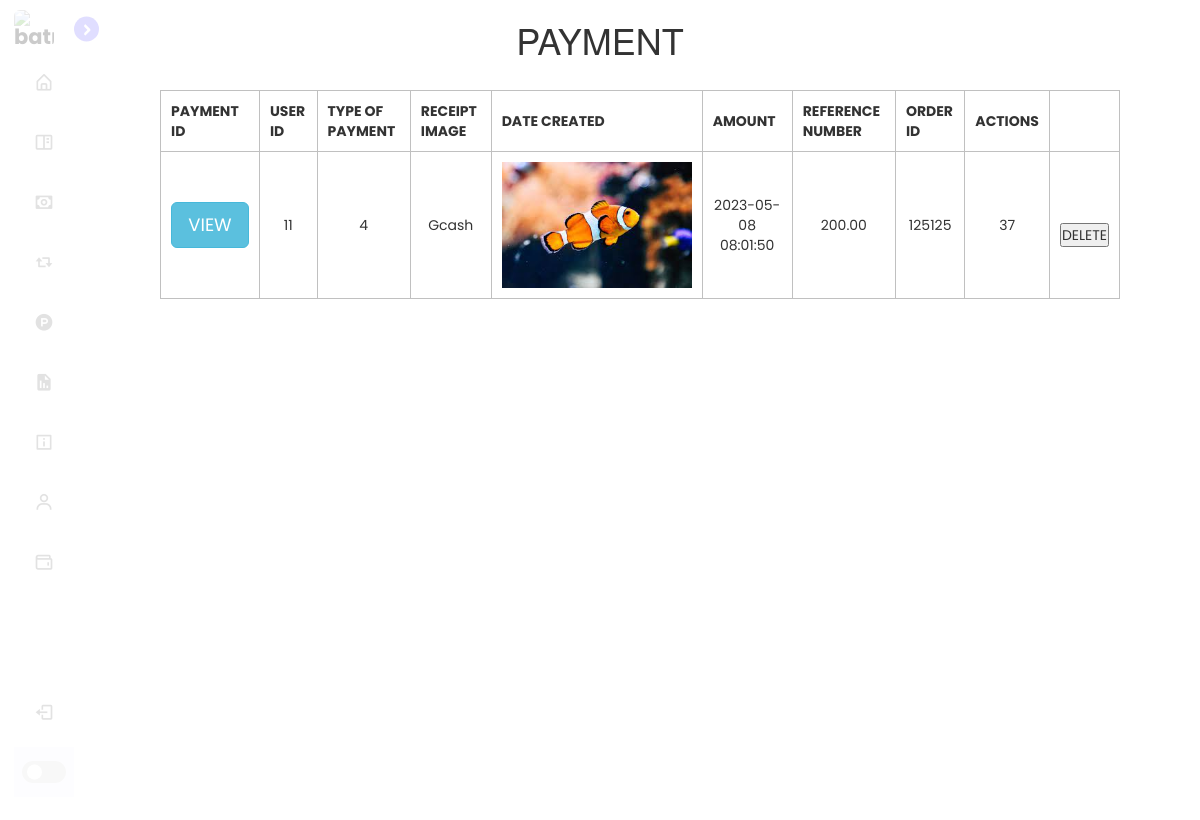
/Admin_prototype/payment.php (signed in), run on the app's committed database.
### tables this page shows
CREATE TABLE `payment` (
  `payment_id` int(11) NOT NULL,
  `user_id` int(11) NOT NULL,
  `typeofpayment` varchar(100) NOT NULL,
  `receipt_img` varchar(100) NOT NULL,
  `date_created` datetime NOT NULL,
  `amount` double(11,2) NOT NULL,
  `reference_no` varchar(100) NOT NULL,
  `order_id` int(11) NOT NULL
);

### Admin_prototype/db.php (called while the page is built, shortened)
<?php
function getallpayment()
{
	global $conn;
	$query = mysqli_query($conn, "SELECT * FROM `payment`");
	return $query;
}

### Admin_prototype/payment.php (the view, shortened to what this page needs)
<!DOCTYPE html>
<?php
	include("db.php");
	$rec = getallpayment();
?>
<html lang="en">
<head>
	<link rel="stylesheet" type="text/css" href="style.css">
	<link href='https://unpkg.com/boxicons@2.1.4/css/boxicons.min.css' rel='stylesheet'>
	<link rel="stylesheet" href="https://maxcdn.bootstrapcdn.com/bootstrap/3.4.1/css/bootstrap.min.css">
</head>
<body>
	<nav class="sidebar close">
		<header>
			<div class="image-text">
				<span class="image">
					<img src="batman.png" alt="batman">
				</span>
			</div>
			<i class='bx bx-chevron-right toggle'></i>
		</header>
		<div class="menu-bar">
		<div class="menu">
				<ul class="menu-links">
					<li class="nav-link">
						<a href="index.php">
							<i class='bx bx-home-alt icon'></i>
						</a>
					</li>
					<li class="nav-link">
						<a href="fish_manual.php">
							<i class='bx bx-book-content icon'></i>
						</a>
					</li>
					<li class="nav-link">
						<a href="payment.php">
							<i class='bx bx-money icon'></i>
						</a>
					</li>
					<li class="nav-link">
						<a href="post.php">
							<i class='bx bx-repost icon'></i>
						</a>
					</li>
					<li class="nav-link">
						<a href="product.php">
							<i class='bx bxl-product-hunt icon'></i>
						</a>
					</li>
					<li class="nav-link">
						<a href="report.php">
							<i class='bx bxs-report icon'></i>
						</a>
					</li>
					<li class="nav-link">
						<a href="shipping_info.php">
							<i class='bx bx-info-square icon'></i>
						</a>
					</li>
					<li class="nav-link">
						<a href="users.php">
							<i class='bx bx-user icon'></i>
						</a>
					</li>
					<li class="nav-link">
						<a href="subscription.php">
							<i class='bx bx-wallet icon'></i>
						</a>
					</li>
				</ul>
			</div>
			<div class="bottom-content">
				<li class="">
					<a href="logout.php">
						<i class='bx bx-log-out icon'></i>
					</a>
				</li>
				<li class="mode">
					<div class="toggle-switch">
							<span class="switch"></span>
					</div>
				</li>
			</div>
		</div>
	</nav>
	<table>
	<h1 style="text-align:center;">PAYMENT</h1>
		<tr>
			<th>PAYMENT ID</th>
			<th>USER ID</th>
			<th>TYPE OF PAYMENT</th>
			<th>RECEIPT IMAGE</th>
			<th>DATE CREATED</th>
			<th>AMOUNT</th>
			<th>REFERENCE NUMBER</th>
			<th>ORDER ID</th>
            <th>ACTIONS</th>
		</tr>
		<?php
			while($row = mysqli_fetch_assoc($rec)){
		?>
		<tr>
			<td><button onclick="openViewModal('<?php echo $row['payment_id']?>','<?php echo $row['user_id']?>','<?php echo $row['typeofpayment']?>', '<?php echo $row['receipt_img']?>','<?php echo $row['date_created']?>','<?php echo $row['amount']?>','<?php echo $row['reference_no']?>','<?php echo $row['order_id']?>')" class="btn btn-info btn-lg" data-toggle="modal" data-target="#myModal" >VIEW</button></td>
			<td><?php echo $row['payment_id'];?></td>
			<td><?php echo $row['user_id'];?></td>
			<td><?php echo $row['typeofpayment'];?></td>
			<td><img src = "<?php echo $row['receipt_img'];?>" style="width: 190px;" ></td>
			<td><?php echo $row['date_created'];?></td>
			<td><?php echo $row['amount'];?></td>
			<td><?php echo $row['reference_no'];?></td>
			<td><?php echo $row['order_id'];?></td>
			<td>
			<form action="payment.php?payment_id=<?php echo $row['payment_id'] ?>" METHOD="POST">
				<br>
				<button type="submit" name="delete">DELETE</button>
			</td>
		</tr>
		<?php
		}
	?>
	</table>
</body>
</html>

### Admin_prototype/style.css (style rules this page uses)
* { font-family: "Poppins", sans-serif; margin: 0; padding: 0; box-sizing: border-box; }
:root { --body-color: #e4e9f7; --box-color: #7289da; --hover-color: #c8e0ef; --sidebar-color: #fff; --primary-color: #695cfe; --primary-color-light: #f6f5ff; --toggle-color: #ddd; --text-color: #707070; --tran-03: all 0.2s ease; --tran-03: all 0.3s ease; --tran-04: all 0.4s ease; --tran-05: all 0.5s ease; }
body { height: 100vh; background: var(--body-color); transition: var(--tran-04); }
.sidebar.close { width: 88px; }
.sidebar .image { min-width: 60px; display: flex; align-items: center; }
.sidebar { position: fixed; top: 0; left: 0; height: 100%; width: 269px; padding: 10px 14px; background: var(--sidebar-color); transition: var(--tran-05); }
.sidebar li { height: 50px; margin-top: 10px; list-style: none; display: flex; align-items: center; }
.sidebar li .icon { min-width: 60px; font-size: 20px; display: flex; align-items: center; justify-content: center; }
.sidebar li .icon, .sidebar li .text { color: var(--text-color); transition: var(--tran-02); }
.sidebar li a { height: 100%; width: 100%; display: flex; align-items: center; text-decoration: none; border-radius: 6px; transition: var(--tran-04); }
.sidebar header { position: relative; }
.sidebar .image-text img { width: 40px; border-radius: 6px; }
.sidebar header .image-text { display: flex; align-items: center; }
.sidebar header .toggle { position: absolute; top: 50%; right: -25px; transform: translateY(-50%); height: 25px; width: 25px; background: var(--primary-color); display: flex; align-items: center; justify-content: center; border-radius: 50%; color: var(--sidebar-color); font-size: 22px; }
.sidebar .menu-bar { height: calc(100% - 50px); display: flex; flex-direction: column; justify-content: space-between; }
.menu-bar .mode { position: relative; border-radius: 6px; background: var(--primary-color-light); }
.menu-bar .mode .toggle-switch { position: absolute; right: 0; display: flex; align-items: center; justify-content: center; height: 100%; min-width: 60px; cursor: pointer; background: var(--primary-color-light); }
.toggle-switch .switch { position: relative; height: 22px; width: 44px; border-radius: 25px; background: var(--toggle-color); }
.switch::before { content: ""; position: absolute; height: 15px; width: 15px; border-radius: 50%; top: 50%; left: 5px; transform: translateY(-50%); background: var(--sidebar-color); transition: var(--tran-03); }

### Admin_prototype/payment.php (style rules this page uses)
table { border-collapse: collapse; width: 80%; text-align: center; margin-top: 2rem; margin-left: 16rem; }
tr, th, td { border: 1px solid #c0c0c0; padding: 10px; }

### data on the page
payment: payment_id "11", user "4", typeofpayment "Gcash", receipt_img (picture), date_created "2023-05-08 08:01:50", amount "200.00", reference_no "125125", order "37"
